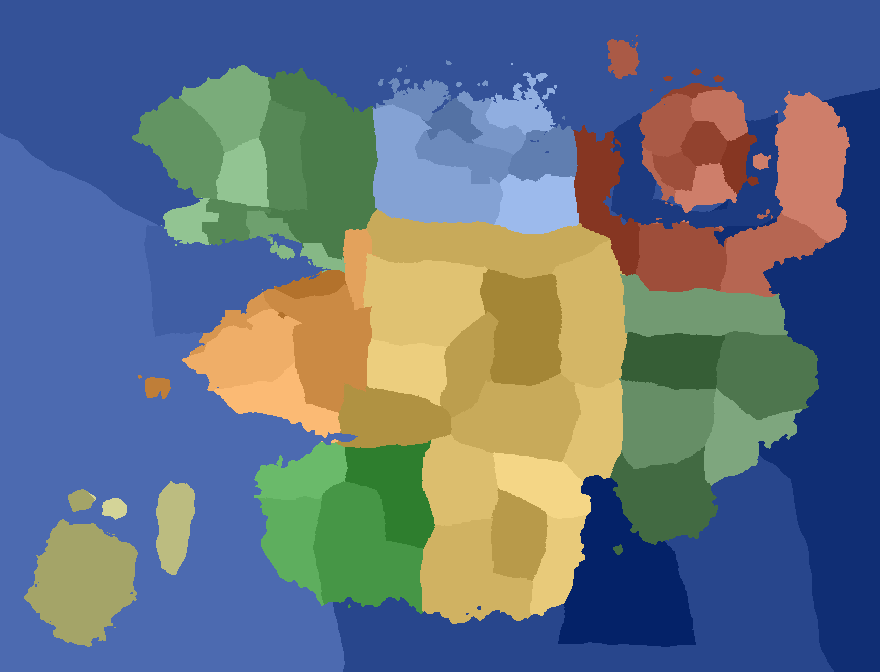
#> input picture mod/src/main/resources/nirncraft/tamriel/regions.png, 880 x 672 px
$ python region_audit.py ../../mod/src/main/resources/nirncraft/tamriel/regions.png
#> lines starting #> are read from the running program, lines starting #| are printed output that depends on the picture
"""Region variety + border transition audit (data only, no Minecraft).

Usage: py -3 -I tools/qa/region_audit.py [--json OUT.json]

Reads the Tamriel rasters (mod/src/main/resources/nirncraft/tamriel), regions.json, palettes.json, the biome and
feature JSON, structure JSON and the place lists, and prints/dumps:

* per-region variety (distinct surface biomes, tree + flora species, structure kinds, place types and places per
  1000 km2, land elevation spread) and a 0-100 variety score;
* per adjacent land-region pair: border length, straight (collinear) share, climate/palette/terrain jump across the
  border, whether a shared/ecotone biome exists; a 0-10 seam score; plus checks for desert<->snow, jungle<->tundra
  and swamp<->mountain adjacency.

tools/qa/region_render.py draws the maps and transect strips from the JSON this writes.
Only reads repository files; writes only the JSON path given (default tools/qa/out/regions/audit.json).
"""
import glob
import json
import math
import os
import re
import sys
from collections import Counter, defaultdict

import numpy as np
from PIL import Image
from scipy import ndimage
from scipy.spatial import cKDTree

HERE = os.path.dirname(os.path.abspath(__file__))
ROOT = os.environ.get("REGION_AUDIT_ROOT") or os.path.abspath(os.path.join(HERE, "..", ".."))
RES = os.path.join(ROOT, "mod", "src", "main", "resources")
TAM = os.path.join(RES, "nirncraft", "tamriel")
DATA = os.path.join(RES, "data", "nirncraft", "worldgen")
VEC = os.path.join(ROOT, "tools", "worldgen", "tamriel_vectors.json")
OUT = os.environ.get("REGION_AUDIT_OUT") or os.path.join(HERE, "out", "regions")

META = json.load(open(VEC, encoding="utf-8"))["meta"]
#> (reads tools/worldgen/tamriel_vectors.json from the repository)
CELL, MIN_X, MIN_Z = META["cell"], META["min_x"], META["min_z"]


def block_xy(col, row):
    return int(MIN_X + (col + 0.5) * CELL), int(MIN_Z + (row + 0.5) * CELL)


def load_rasters():
    reg = np.array(Image.open(os.path.join(TAM, "regions.png")))
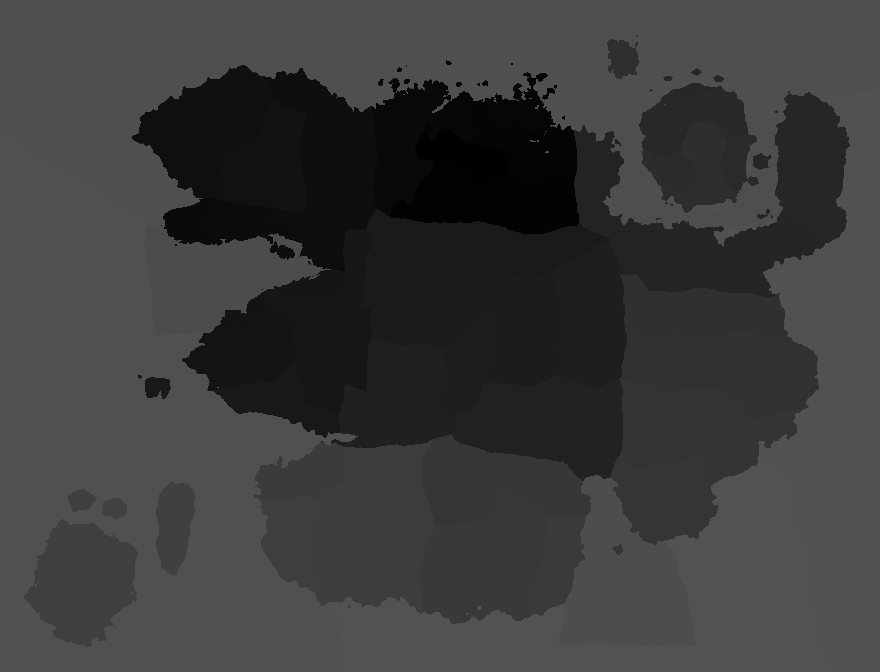
#> reg: shape (672, 880); min 1, max 82, mean 59.1
    elev = np.array(Image.open(os.path.join(TAM, "elevation.png"))).astype(np.float32) / 32.0 - 64.0
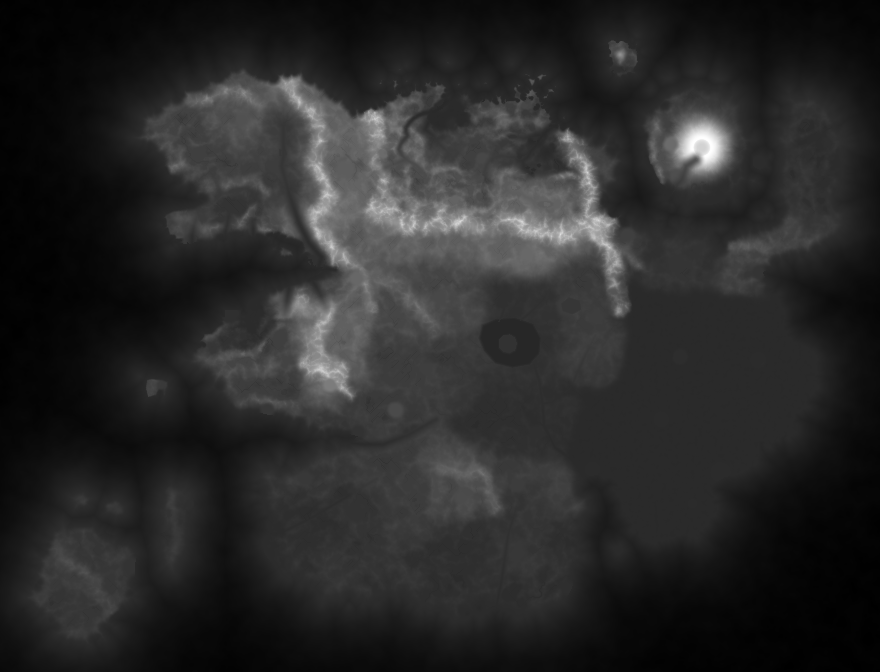
#> input picture mod/src/main/resources/nirncraft/tamriel/elevation.png, 880 x 672 px
    ter = np.array(Image.open(os.path.join(TAM, "terrain.png")))
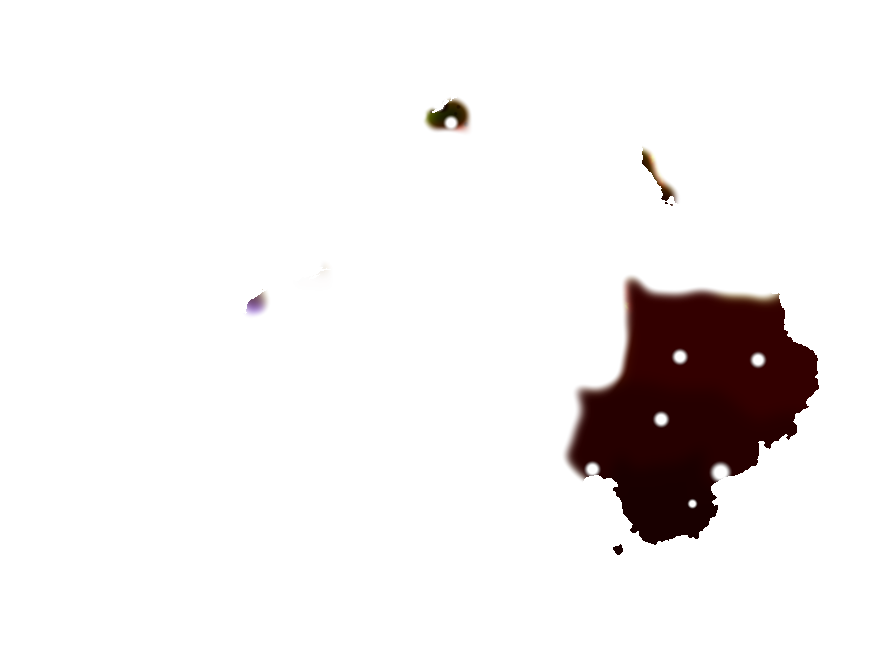
#> input picture mod/src/main/resources/nirncraft/tamriel/terrain.png, 880 x 672 px
#> ter is the input picture: shape (672, 880, 4); mean R, G, B, A 77, 48.6, 3.9, 17.6
    feat = np.array(Image.open(os.path.join(TAM, "features.png")))
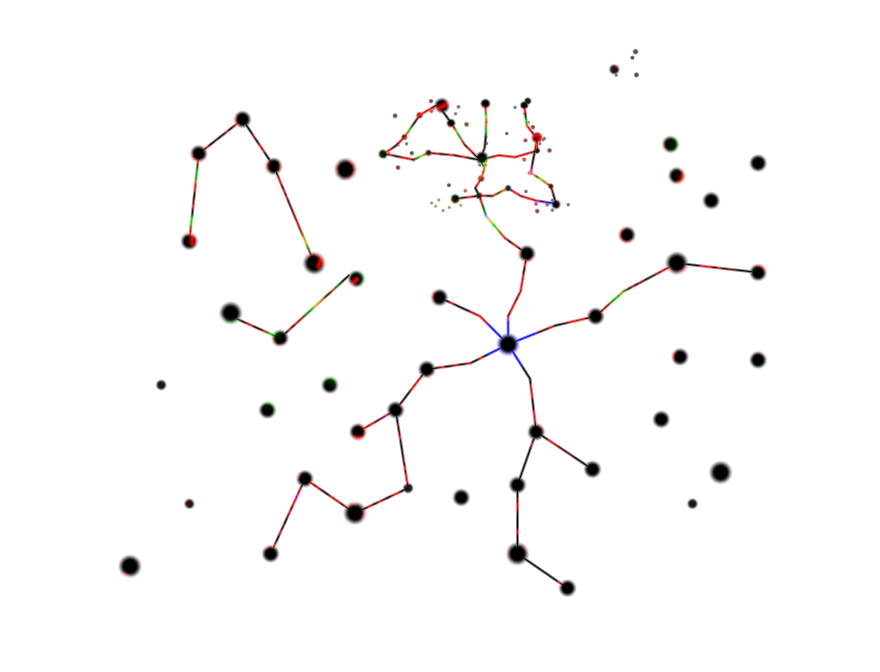
#> input picture mod/src/main/resources/nirncraft/tamriel/features.png, 880 x 672 px
#> feat is the input picture: shape (672, 880, 4); mean R, G, B, A 35.7, 11.5, 1.9, 5.4
    coast = np.array(Image.open(os.path.join(TAM, "coast.png"))).astype(np.float32) - 32768.0
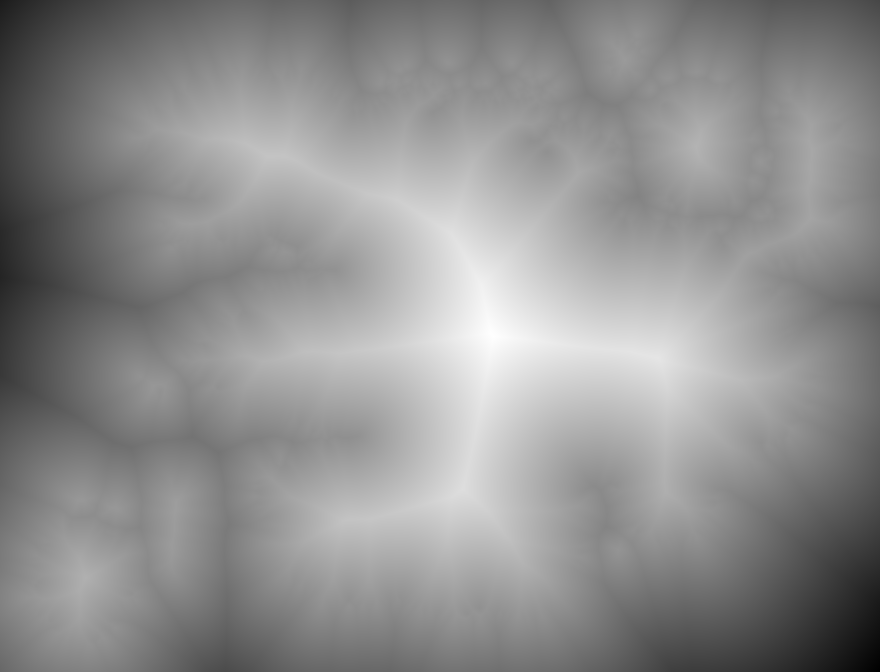
#> input picture mod/src/main/resources/nirncraft/tamriel/coast.png, 880 x 672 px
    return reg, elev, ter, feat, coast


# ---------------------------------------------------------------------------------------------------- biomes
# [6 lines left out: function load_biomes, not called in this run]


TREE_FEATS = {"oak", "fancy_oak", "birch", "dark_oak", "spruce", "pine", "mega_spruce", "mega_pine", "acacia",
              "jungle_tree", "mega_jungle_tree", "jungle_bush", "mangrove", "tall_mangrove", "cherry"}
PLANT_WORDS = ("flower", "tulip", "poppy", "orchid", "fern", "grass", "bush", "mushroom", "cactus", "bamboo", "lily",
                "berry", "dandelion", "allium", "bluet", "cornflower", "oxeye", "peony", "lilac", "rose", "sunflower",
                "torchflower", "sugar_cane", "pumpkin", "reeds", "nirnroot", "nightshade", "deathbell", "mirriam",
                "scathecraw", "harrada", "bloodgrass", "dementia_bulb", "mania_bloom", "wither_rose", "moss_carpet",
                "azalea", "crystal_cluster", "cap", "dead_bush", "glow_lichen", "kelp", "seagrass", "coral")
_feat_cache = {}


# [30 lines left out: function feature_names, not called in this run]


_biome_flora = {}


# [11 lines left out: function biome_flora, not called in this run]


# ---------------------------------------------------------------------------------------------------- palettes
SURF = ["lowland", "upland", "peak", "summit"]
EXTRA = ["beach", "river", "lake", "marsh"]


# [93 lines left out: functions resolve_palettes, cell_dist, side_dist, palette_for, structure_kinds, load_places, not called in this run]


# ---------------------------------------------------------------------------------------------------- analysis
PAL_BY_INDEX = {}


def analyse():
    reg, elev, ter, feat, coast = load_rasters()
#> (the run stopped early here; a loop or call above may not have finished)
